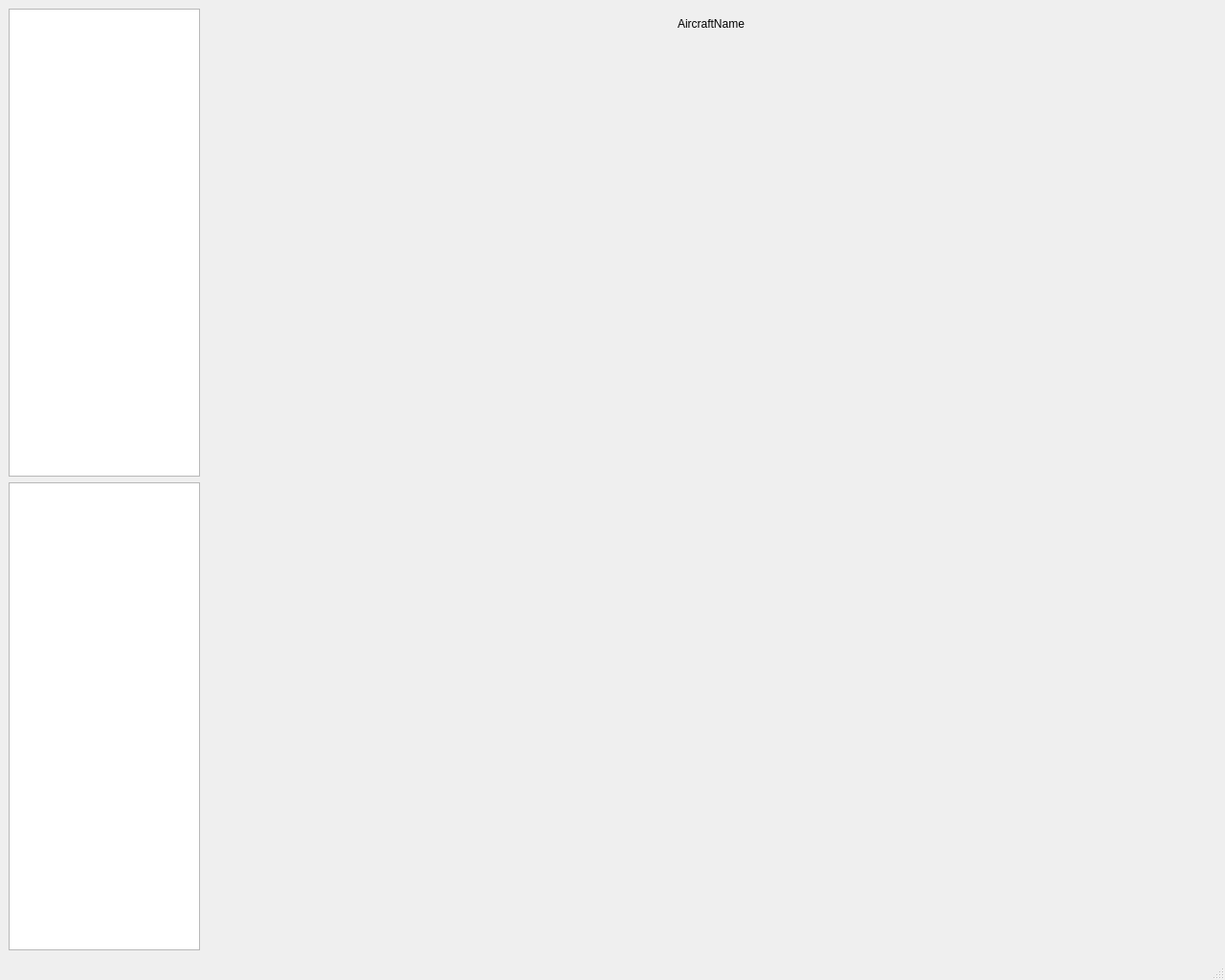
<?xml version="1.0" encoding="UTF-8"?>
<ui version="4.0">
 <class>MainWindow</class>
 <widget class="QMainWindow" name="MainWindow">
  <property name="geometry">
   <rect>
    <x>0</x>
    <y>0</y>
    <width>1280</width>
    <height>1024</height>
   </rect>
  </property>
  <property name="windowTitle">
   <string>MainWindow</string>
  </property>
  <widget class="QWidget" name="centralwidget">
   <layout class="QHBoxLayout" name="horizontalLayout">
    <item>
     <layout class="QVBoxLayout" name="verticalLayout">
      <property name="sizeConstraint">
       <enum>QLayout::SetMinimumSize</enum>
      </property>
      <item>
       <widget class="QListView" name="listView_ourAircrafts">
        <property name="maximumSize">
         <size>
          <width>200</width>
          <height>16777215</height>
         </size>
        </property>
       </widget>
      </item>
      <item>
       <widget class="AircraftsList" name="listWlistWidget_otherAircraftsidget_2">
        <property name="maximumSize">
         <size>
          <width>200</width>
          <height>16777215</height>
         </size>
        </property>
       </widget>
      </item>
     </layout>
    </item>
    <item>
     <widget class="QWidget" name="widget" native="true">
      <property name="sizePolicy">
       <sizepolicy hsizetype="Expanding" vsizetype="Expanding">
        <horstretch>0</horstretch>
        <verstretch>0</verstretch>
       </sizepolicy>
      </property>
      <property name="autoFillBackground">
       <bool>false</bool>
      </property>
      <layout class="QVBoxLayout" name="verticalLayout_2">
       <item>
        <widget class="QLabel" name="label_Callsign">
         <property name="frameShape">
          <enum>QFrame::NoFrame</enum>
         </property>
         <property name="frameShadow">
          <enum>QFrame::Raised</enum>
         </property>
         <property name="lineWidth">
          <number>2</number>
         </property>
         <property name="midLineWidth">
          <number>0</number>
         </property>
         <property name="text">
          <string>AircraftName</string>
         </property>
         <property name="alignment">
          <set>Qt::AlignCenter</set>
         </property>
        </widget>
       </item>
       <item>
        <widget class="AutopilotWidget" name="widget_Autopilot" native="true">
         <property name="sizePolicy">
          <sizepolicy hsizetype="Expanding" vsizetype="Expanding">
           <horstretch>0</horstretch>
           <verstretch>0</verstretch>
          </sizepolicy>
         </property>
        </widget>
       </item>
       <item>
        <widget class="PictorialIndicatorWidget" name="widget_pictorialIndicator" native="true">
         <property name="sizePolicy">
          <sizepolicy hsizetype="Expanding" vsizetype="Expanding">
           <horstretch>0</horstretch>
           <verstretch>0</verstretch>
          </sizepolicy>
         </property>
        </widget>
       </item>
      </layout>
     </widget>
    </item>
   </layout>
  </widget>
  <widget class="QMenuBar" name="menubar">
   <property name="geometry">
    <rect>
     <x>0</x>
     <y>0</y>
     <width>1280</width>
     <height>30</height>
    </rect>
   </property>
  </widget>
  <widget class="QStatusBar" name="statusbar"/>
 </widget>
 <customwidgets>
  <customwidget>
   <class>AircraftsList</class>
   <extends>QListWidget</extends>
   <header>aircraftslist.h</header>
  </customwidget>
  <customwidget>
   <class>AutopilotWidget</class>
   <extends>QWidget</extends>
   <header>autopilotwidget.h</header>
   <container>1</container>
  </customwidget>
  <customwidget>
   <class>PictorialIndicatorWidget</class>
   <extends>QWidget</extends>
   <header>pictorialindicatorwidget.h</header>
   <container>1</container>
  </customwidget>
 </customwidgets>
 <resources/>
 <connections/>
</ui>
